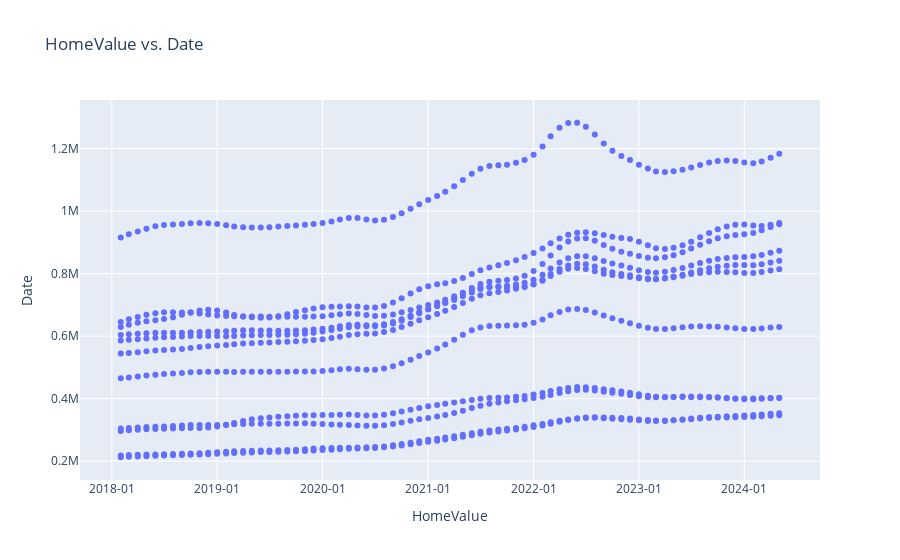

Notebook cell for this chart:
### Code cell
#https://plotly.com/python/line-and-scatter/
#fig = px.scatter(df, x="sepal_width", y="sepal_length")

fig = px.scatter(
    CA_df, 
    x='Date',
    y='HomeValue',
    hover_data={'Location':True, 'HomeValue':True},
    title='Cost of the Homes in California',
    labels={'x': 'Date', 'y': 'HomeValue'}
)

fig.update_layout(
    xaxis_title='HomeValue',
    yaxis_title='Date',
    title='HomeValue vs. Date',
    xaxis=dict(
        tickformat='%Y-%m',
        showgrid=True
    ),
    yaxis=dict(
        showgrid=True
    )
)
fig.show()

### Figure 1 — Plotly figure (JSON) as saved in the notebook; plotly's stock layout.template omitted (floating-point values rounded to 4 significant figures; data arrays with more than 128 entries replaced by an {"elided": "..."} marker saying what was removed)
{"data": [{"customdata": {"elided": "836x1 str values"}, "hovertemplate": "Date=%{x}<br>HomeValue=%{y}<br>Location=%{customdata[0]}<extra></extra>", "legendgroup": "", "marker": {"color": "#636efa", "symbol": "circle"}, "mode": "markers", "name": "", "orientation": "v", "showlegend": false, "type": "scatter", "x": {"elided": "836 str values"}, "xaxis": "x", "y": {"elided": "836 float values"}, "yaxis": "y"}], "layout": {"autosize": true, "legend": {"tracegroupgap": 0}, "title": {"text": "HomeValue vs. Date"}, "xaxis": {"anchor": "y", "autorange": true, "domain": [0, 1], "range": ["2017-09-10 05:39:55.4814", "2024-09-21 18:20:04.5186"], "showgrid": true, "tickformat": "%Y-%m", "title": {"text": "HomeValue"}, "type": "date"}, "yaxis": {"anchor": "x", "autorange": true, "domain": [0, 1], "range": [124200.0, 1371000.0], "showgrid": true, "title": {"text": "Date"}, "type": "linear"}}}
